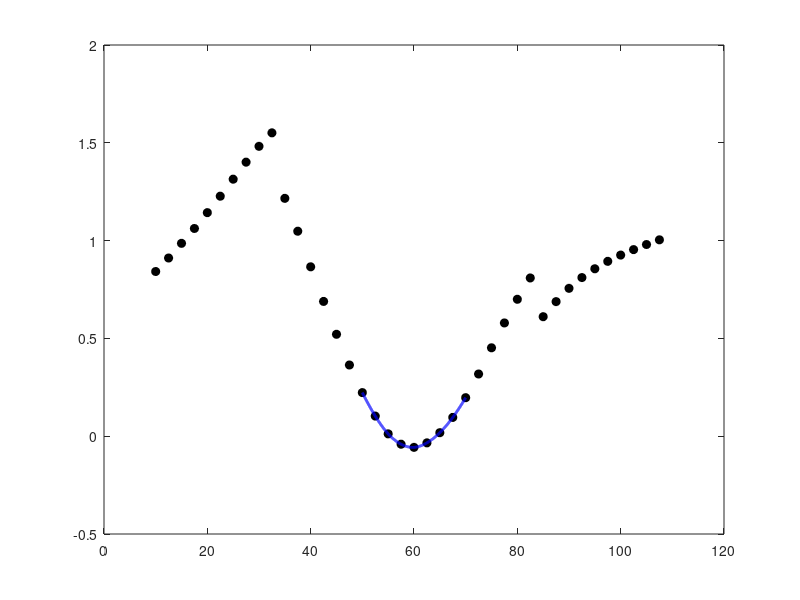

Recreate this plot in MATLAB. (Note: this script raises an error after producing the figure.)
clc;
clear;
close all;

% Datos de frecuencia
f = [10.0 12.5 15.0 17.5 20.0 22.5 25.0 27.5 30.0 32.5 ...
    35.0 37.5 40.0 42.5 45.0 47.5 50.0 52.5 55.0 57.5 ...
    60.0 62.5 65.0 67.5 70.0 72.5 75.0 77.5 80.0 82.5 ...
    85.0 87.5 90.0 92.5 95.0 97.5 100.0 102.5 105.0 107.5];

% Datos de voltaje
V = [0.842 0.911 0.986 1.062 1.143 1.227 1.314 1.401 1.482 1.551 ...
    1.216 1.048 0.866 0.689 0.521 0.364 0.223 0.103 0.012 -0.041 ...
    -0.057 -0.034 0.018 0.096 0.197 0.318 0.452 0.579 0.700 0.809 ...
    0.611 0.688 0.756 0.811 0.856 0.894 0.926 0.954 0.980 1.004];

% Spline cubico de V(f)
sp = spline(f,V);

% Funcion continua del spline
g = @(x) ppval(sp,x);

% Raices refinadas con spline
raiz1 = fzero(g,[55.0 57.5]);
raiz2 = fzero(g,[62.5 65.0]);

fprintf('Primera raiz refinada con spline = %.4f kHz\n', raiz1);
fprintf('Segunda raiz refinada con spline = %.4f kHz\n', raiz2);

% Grafica
fino = linspace(50,70,1000);
Vfino = ppval(sp,fino);

figure;
plot(f,V,'ko','MarkerFaceColor','k');
hold on;
plot(fino,Vfino,'b','LineWidth',2);
yline(0,'r--');
plot(raiz1,0,'ro','MarkerFaceColor','r');
plot(raiz2,0,'mo','MarkerFaceColor','m');

grid on;
xlabel('Frecuencia (kHz)');
ylabel('V(f)');
title('Cruces por cero refinados con spline cubico');
legend('Datos','Spline V(f)','Nivel cero','Raiz 1','Raiz 2');
